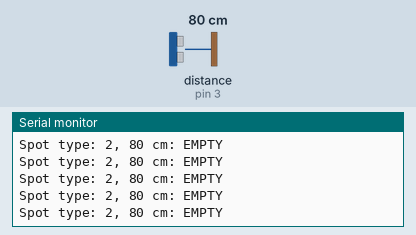
The sketch below on a simulated Arduino Uno, built with avr-gcc and run on an emulated ATmega328P. Shown: the last lines printed to the serial monitor. Wiring (inferred from the names in the program): ultrasonic range finder: trigger pin 2; echo pin 3. The test bench sets the inputs (shaded band); at power-on: distance to the obstacle (sensor on pin 3) 80 cm. The echo pulse lasts 58.3 µs per cm.

Above: at 1.2 s.
1.3 s: distance to the obstacle (sensor on pin 3) set to 2 cm
At 1.35 s:
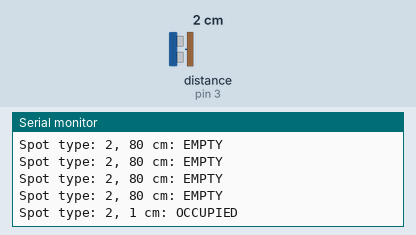
3.2 s: distance to the obstacle (sensor on pin 3) set to 4 cm
At 3.23 s:
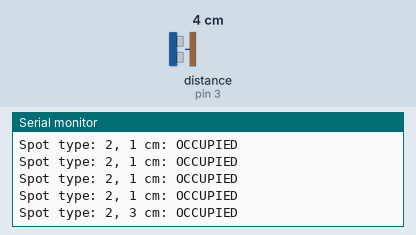
6.2 s: distance to the obstacle (sensor on pin 3) set to 18 cm
At 6.2 s:
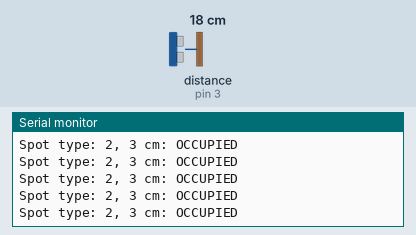
9.2 s: distance to the obstacle (sensor on pin 3) set to 9 cm
At 9.21 s:
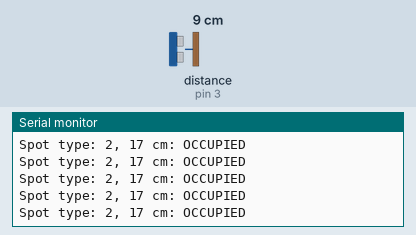
12.2 s: distance to the obstacle (sensor on pin 3) set to 35 cm
At 12.24 s:
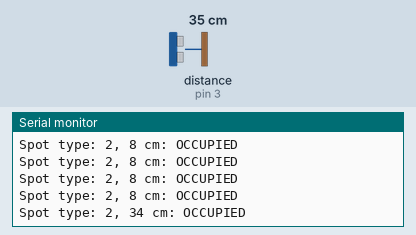
15.2 s: distance to the obstacle (sensor on pin 3) set to 60 cm
At 15.26 s:
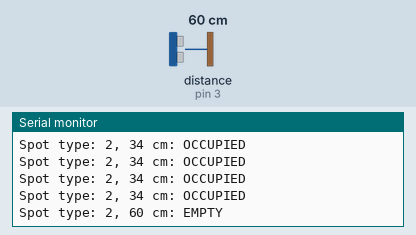
Timing chart, 0 to 18.2 s (numbered marks = the images above; inputs shaded):
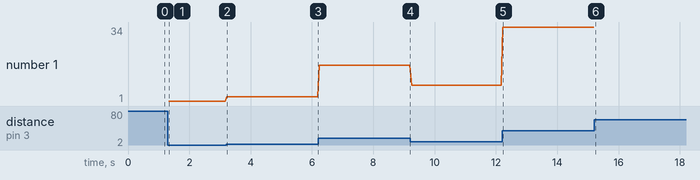

The sketch:

spot_detector_example.ino
```cpp
#define ECHOPIN 3// Pin to receive echo pulse
#define TRIGPIN 2// Pin to send trigger pulse

//This simple demonstration uses a simple threshold value for detection
#define THRESHOLD 40

// Spot type: A-1, B-2, S-3, V-4
#define SPOT_TYPE 2


void setup(){
  Serial.begin(9600);
  pinMode(ECHOPIN, INPUT);
  pinMode(TRIGPIN, OUTPUT);
  digitalWrite(ECHOPIN, HIGH);
}
void loop(){
  digitalWrite(TRIGPIN, LOW); // Set the trigger pin to low for 2uS
  delayMicroseconds(2);
  digitalWrite(TRIGPIN, HIGH); // Send a 10uS high to trigger ranging
  delayMicroseconds(10);
  digitalWrite(TRIGPIN, LOW); // Send pin low again
  int distance = pulseIn(ECHOPIN, HIGH,26000); // Read in times pulse
  // Serial.print("Raw distance reported: ");
  // Serial.println(distance);

  distance= distance/58;


  Serial.print("Spot type: ");
  Serial.print(SPOT_TYPE);
  Serial.print(", ");

  Serial.print(distance);
  Serial.print(" cm: ");


  //Determine if sensor detects a car, sensor reads 0 when it doesn't recieve a return
  if(distance <= THRESHOLD){
    Serial.println("OCCUPIED");
  }
  else{
    Serial.println("EMPTY");
  }


  delay(50);// Wait 50mS before next ranging
}
```

Measured:
- after the input at 1.3 s, the serial monitor: prints a new line at once (image 1)
- after the input at 3.2 s, the serial monitor: prints a new line at once (image 2)
- after the input at 12.2 s, the serial monitor: prints a new line at once (image 5)
- after the input at 15.2 s, the serial monitor: prints a new line after 0.05 s (image 6)
- plotted number 1: 1 → 3 after the input at 3.2 s, 3 → 17 after the input at 6.2 s, 17 → 8 after the input at 9.2 s, 8 → 34 after the input at 12.2 s
